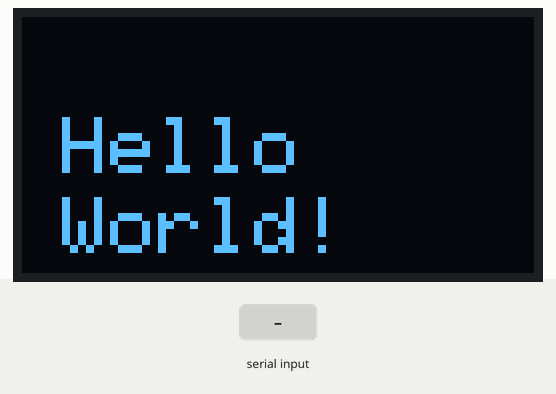
The sketch below on a simulated ESP32. Shown: 128×64 one-colour display. The inputs (shaded band) are chosen by the test bench. What the sketch prints to the serial monitor is not drawn.

Above: at 4.3 s.
4.4 s: "2\n" received over Serial
At 12.0 s:
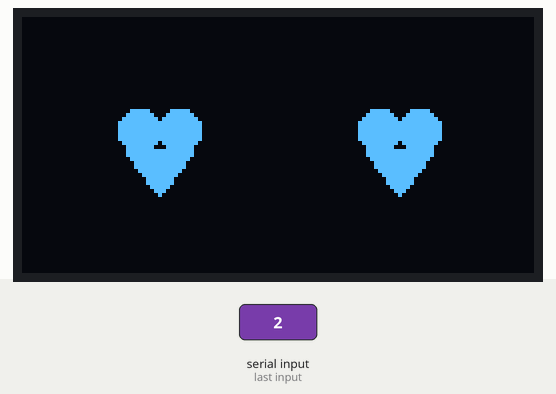
At 23.3 s:
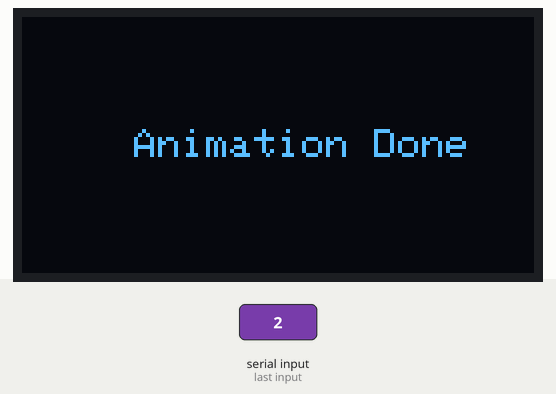

Measured:
- after the input at 4.4 s, the display: first changes at once (image 1 shows a later state)
- what the display in image 1 shows lasts 1.0 s, from 11.5 s to 12.5 s

The sketch:

bee_esp_code.ino
```cpp
#include <Wire.h>
#include <Adafruit_GFX.h>
#include <Adafruit_SH110X.h>

#define SCREEN_WIDTH 128
#define SCREEN_HEIGHT 64
#define OLED_RESET -1
#define SCREEN_ADDRESS 0x3C

Adafruit_SH1106G display = Adafruit_SH1106G(SCREEN_WIDTH, SCREEN_HEIGHT, &Wire, OLED_RESET);

void setup() {
  Serial.begin(115200);
  delay(1000);

  Serial.println("Starting OLED initialization...");
  Wire.begin(21, 22); // SDA=21, SCL=22

  // Try to initialize display
  if(!display.begin(SCREEN_ADDRESS, true)) {
    Serial.println(F("SH1106 allocation failed"));
    Serial.println(F("Check wiring:"));
    Serial.println(F("SDA -> GPIO 21"));
    Serial.println(F("SCL -> GPIO 22"));
    Serial.println(F("VCC -> 3.3V"));
    Serial.println(F("GND -> GND"));
    for(;;);
  }

  Serial.println("OLED initialized successfully!");

  // Clear the buffer completely
  display.clearDisplay();
  display.display();
  delay(100);

  // Now draw Hello World
  display.clearDisplay();
  display.setTextSize(2);
  display.setTextColor(SH110X_WHITE);
  display.setCursor(10, 25);
  display.println(F("Hello"));
  display.setCursor(10, 45);
  display.println(F("World!"));
  display.display();

  delay(2000);

  Serial.println("\n=== ESP32 OLED Menu ===");
  Serial.println("1 - Hello World");
  Serial.println("2 - Eye Animation");
  Serial.println("3 - Custom Message");
  Serial.println("Enter your choice:");
}

void loop() {
  if (Serial.available() > 0) {
    char choice = Serial.read();

    switch(choice) {
      case '1':
        Serial.println("Displaying: Hello World");
        showHelloWorld();
        break;

      case '2':
        Serial.println("Playing: Eye Animation");
        eyeAnimation();
        break;

      case '3':
        {
          Serial.println("Enter your message:");
          delay(100);
          while(Serial.available()) Serial.read(); // Clear buffer

          while(!Serial.available()) {
            delay(10);
          }

          String msg = Serial.readStringUntil('\n');
          msg.trim();
          Serial.print("Displaying: ");
          Serial.println(msg);
          showCustomMessage(msg);
        }
        break;

      case '\n':
      case '\r':
        // Ignore newline characters
        break;

      default:
        Serial.println("Invalid choice! Enter 1, 2, or 3");
        break;
    }
  }
}

void showHelloWorld() {
  display.clearDisplay();
  display.setTextSize(2);
  display.setTextColor(SH110X_WHITE);
  display.setCursor(10, 25);
  display.println(F("Hello"));
  display.setCursor(10, 45);
  display.println(F("World!"));
  display.display();
}

void drawFilledEyes(int lx, int rx, int y, int w, int h, int r) {
  display.clearDisplay();
  display.fillRoundRect(lx, y, w, h, r, SH110X_WHITE);
  display.fillRoundRect(rx, y, w, h, r, SH110X_WHITE);
  display.display();
}

// Helper: smooth interpolate between two integers
int lerpInt(int a, int b, float t) {
  return a + (int)((b - a) * t + 0.5);
}

// Smooth transition between two eye sizes over `steps` frames
void animateEyeTransition(int lx, int rx, int y, int fromW, int fromH, int toW, int toH, int r, int steps, int stepDelay) {
  for (int s = 1; s <= steps; s++) {
    float t = (float)s / (float)steps;
    int curW = lerpInt(fromW, toW, t);
    int curH = lerpInt(fromH, toH, t);
    // center eyes vertically around the original y
    int curY = y + ( (fromH - curH) / 2 );
    drawFilledEyes(lx, rx, curY, curW, curH, r);
    delay(stepDelay);
  }
  // ensure final exact size
  drawFilledEyes(lx, rx, y + ((fromH - toH)/2), toW, toH, r);
}

// Wink: right eye closes quickly while left stays open
void animateWink(int lx, int rx, int y, int openW, int openH, int closedH, int r) {
  int steps = 6;
  int stepDelay = 30;
  // close right eye
  for (int s = 1; s <= steps; s++) {
    float t = (float)s / steps;
    int curRH = lerpInt(openH, closedH, t);
    int rightY = y + ((openH - curRH) / 2);
    display.clearDisplay();
    // Left eye open
    display.fillRoundRect(lx, y, openW, openH, r, SH110X_WHITE);
    // Right eye partially closed
    display.fillRoundRect(rx, rightY, openW, curRH, r, SH110X_WHITE);
    display.display();
    delay(stepDelay);
  }

  // small hold when winked
  delay(220);

  // open right eye back
  for (int s = 1; s <= steps; s++) {
    float t = (float)s / steps;
    int curRH = lerpInt(closedH, openH, t);
    int rightY = y + ((openH - curRH) / 2);
    display.clearDisplay();
    display.fillRoundRect(lx, y, openW, openH, r, SH110X_WHITE);
    display.fillRoundRect(rx, rightY, openW, curRH, r, SH110X_WHITE);
    display.display();
    delay(stepDelay);
  }
  // ensure open
  drawFilledEyes(lx, rx, y, openW, openH, r);
}

// Draw a solid heart centered at (cx, cy) with approximate `size`
// Uses two filled circles (lobes) and a filled triangle for the lower part.
// size should be ~12-18 for good look on 128x64.
void drawHeart(int cx, int cy, int size) {
  // size -> radius for lobes and triangle height
  int r = size / 3;          // radius for the two top lobes
  int lobeOffset = r;       // horizontal offset of second lobe
  int topY = cy - r / 2;    // vertical position of lobes
  int leftLobeX = cx - r;   // left lobe center
  int rightLobeX = cx + r;  // right lobe center

  // draw two lobes
  display.fillCircle(leftLobeX, topY, r, SH110X_WHITE);
  display.fillCircle(rightLobeX, topY, r, SH110X_WHITE);

  // draw the lower triangle - three points form the V bottom
  int triTopX = cx;
  int triTopY = topY + r;                   // just under the lobes
  int triLeftX = cx - (size / 2);
  int triRightX = cx + (size / 2);
  int triBottomX = cx;
  int triBottomY = topY + size;             // depth of triangle
  display.fillTriangle(triLeftX, triTopY, triRightX, triTopY, triBottomX, triBottomY, SH110X_WHITE);
}

// Draw both hearts as eyes with an optional pulsing twinkle
void drawHeartEyes(int leftCX, int rightCX, int cy, int baseSize, bool twinkle) {
  display.clearDisplay();

  // base hearts
  drawHeart(leftCX, cy, baseSize);
  drawHeart(rightCX, cy, baseSize);
  display.display();

  if (twinkle) {
    // tiny pulse: shrink then grow to create twinkle - quick and subtle
    for (int p = 0; p < 2; p++) {
      delay(120);
      display.clearDisplay();
      drawHeart(leftCX, cy, baseSize - 2);
      drawHeart(rightCX, cy, baseSize - 2);
      display.display();
      delay(100);
      display.clearDisplay();
      drawHeart(leftCX, cy, baseSize);
      drawHeart(rightCX, cy, baseSize);
      display.display();
      delay(80);
    }
  }
}

// Main enhanced animation sequence (replace your previous eyeAnimation)
void eyeAnimation() {
  // positions & sizes tuned for 128x64
  const int leftX = 16;      // left eye top-left X
  const int rightX = 76;     // right eye top-left X
  const int eyeTopY = 18;    // top Y for eyes
  const int eyeW_neutral = 36;
  const int eyeH_neutral = 26;
  const int eyeH_happy = 18;
  const int eyeH_blink = 4;  // closed-thin-bar
  const int cornerR = 6;

  // heart positions (centers)
  const int heartCY = 30;
  const int heartLeftCX = leftX + eyeW_neutral / 2;
  const int heartRightCX = rightX + eyeW_neutral / 2;
  const int heartSize = 16;

  int cycles = 2;

  for (int c = 0; c < cycles; c++) {
    // 1) Smooth to neutral (in case starting from elsewhere)
    animateEyeTransition(leftX, rightX, eyeTopY, eyeW_neutral, eyeH_happy, eyeW_neutral, eyeH_neutral, cornerR, 8, 25);
    delay(700);

    // 2) Blink (quick close & open)
    animateEyeTransition(leftX, rightX, eyeTopY, eyeW_neutral, eyeH_neutral, eyeW_neutral, eyeH_blink, cornerR, 6, 25);
    animateEyeTransition(leftX, rightX, eyeTopY, eyeW_neutral, eyeH_blink, eyeW_neutral, eyeH_neutral, cornerR, 6, 25);
    delay(200);

    // 3) Small breathing idle (subtle expand/shrink)
    for (int b = 0; b < 2; b++) {
      animateEyeTransition(leftX, rightX, eyeTopY, eyeW_neutral, eyeH_neutral, eyeW_neutral, eyeH_neutral - 3, cornerR, 8, 30);
      animateEyeTransition(leftX, rightX, eyeTopY, eyeW_neutral, eyeH_neutral - 3, eyeW_neutral, eyeH_neutral, cornerR, 8, 30);
    }

    // 4) Wink in the middle
    animateWink(leftX, rightX, eyeTopY, eyeW_neutral, eyeH_neutral, eyeH_blink, cornerR);
    delay(400);

    // 5) Happy (slightly shorter, friendly)
    animateEyeTransition(leftX, rightX, eyeTopY, eyeW_neutral, eyeH_neutral, eyeW_neutral, eyeH_happy, cornerR, 10, 28);
    delay(700);

    // 6) Love: hearts twinkle gently before holding
    drawHeartEyes(heartLeftCX, heartRightCX, heartCY, heartSize, true);
    delay(900);

    // 7) Smooth return to neutral
    animateEyeTransition(leftX, rightX, eyeTopY, eyeW_neutral, eyeH_happy, eyeW_neutral, eyeH_neutral, cornerR, 10, 28);
    delay(700);
  }

  // End frame text (optional)
  display.clearDisplay();
  display.setTextSize(1);
  display.setCursor(28, 28);
  display.println(F("Animation Done"));
  display.display();
  delay(1200);
}

void showCustomMessage(String message) {
  display.clearDisplay();
  display.setTextSize(1);
  display.setTextColor(SH110X_WHITE);
  display.setCursor(0, 0);

  // Word wrap for long messages
  int lineHeight = 10;
  int currentY = 0;
  int maxWidth = SCREEN_WIDTH;

  String word = "";
  int cursorX = 0;

  for(unsigned int i = 0; i < message.length(); i++) {
    char c = message.charAt(i);

    if(c == ' ' || i == message.length() - 1) {
      if(i == message.length() - 1 && c != ' ') {
        word += c;
      }

      int16_t x1, y1;
      uint16_t w, h;
      display.getTextBounds(word, 0, 0, &x1, &y1, &w, &h);

      if(cursorX + w > maxWidth) {
        currentY += lineHeight;
        cursorX = 0;
      }

      if(currentY >= SCREEN_HEIGHT) break;

      display.setCursor(cursorX, currentY);
      display.print(word);
      cursorX += w;

      if(c == ' ') {
        display.print(" ");
        cursorX += 6;
      }

      word = "";
    } else {
      word += c;
    }
  }

  display.display();
}
```
